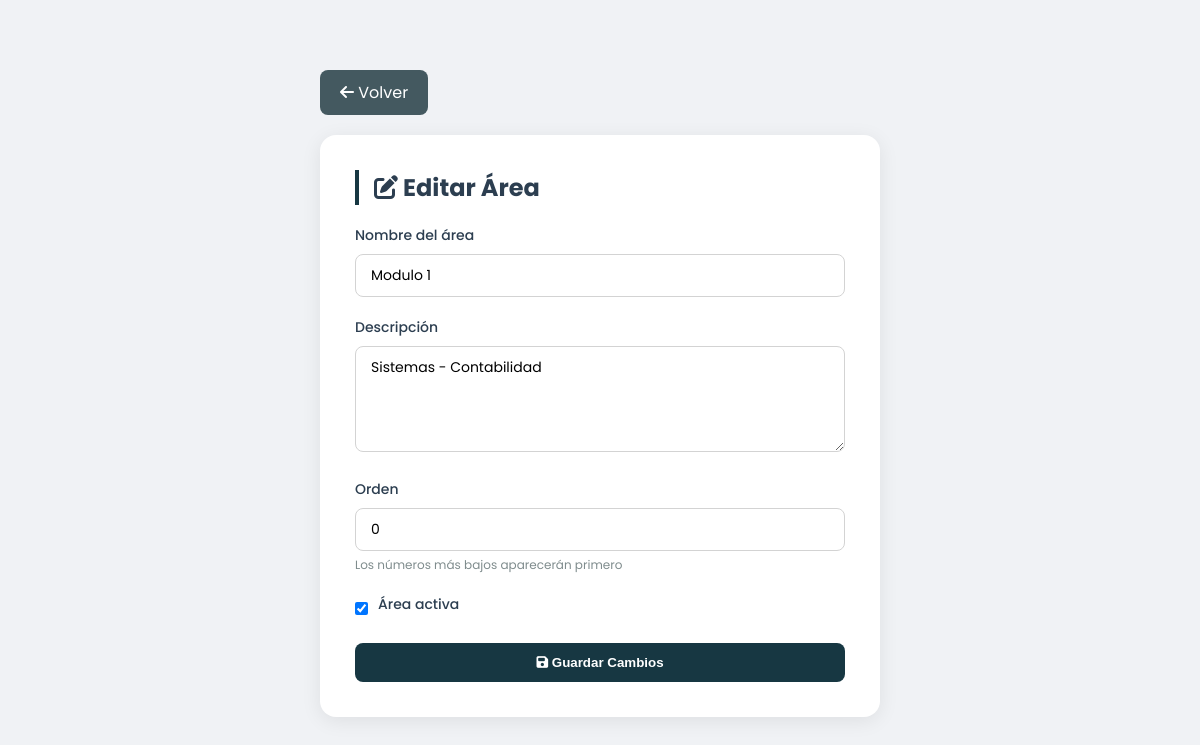
Screenshot of /admin/gestion_humana/induccion/editar_area.php?id=1 (signed in) with the database file from the repository.
### tables this page shows
CREATE TABLE `categorias_gestion_humana` (
  `id` int NOT NULL AUTO_INCREMENT,
  `nombre` varchar(100) NOT NULL,
  `descripcion` text,
  `tipo` enum('area','subarea','carpeta') DEFAULT 'area',
  `orden` int DEFAULT '0',
  `activo` tinyint DEFAULT '1',
  `padre_id` int DEFAULT NULL,
  `fecha_creacion` datetime DEFAULT CURRENT_TIMESTAMP,
  `quiz_url` varchar(500) DEFAULT NULL COMMENT 'URL del formulario de quiz',
  PRIMARY KEY (`id`),
  KEY `padre_id` (`padre_id`),
  CONSTRAINT `categorias_gestion_humana_ibfk_1` FOREIGN KEY (`padre_id`) REFERENCES `categorias_gestion_humana` (`id`) ON DELETE CASCADE
);

### admin/gestion_humana/induccion/editar_area.php (the view, shortened to what this page needs)
<?php
require_once '../../../includes/auth_check.php';
$id = $_GET['id'] ?? 0;
$stmt = $pdo->prepare("SELECT * FROM categorias_gestion_humana WHERE id = ? AND tipo = 'area'");
$stmt->execute([$id]);
$area = $stmt->fetch(PDO::FETCH_ASSOC);
?>
<!DOCTYPE html>
<html lang="es">
<head>
    <link rel="stylesheet" href="https://cdnjs.cloudflare.com/ajax/libs/font-awesome/6.5.1/css/all.min.css">
</head>
<body>
    <div class="container">
        <a href="index.php" class="btn-volver">
            <i class="fas fa-arrow-left"></i> Volver
        </a>
        <div class="card">
            <h2><i class="fas fa-edit"></i> Editar Área</h2>
            <form method="POST" action="">
                <div class="form-group">
                    <label>Nombre del área</label>
                    <input type="text" name="nombre" value="<?php echo htmlspecialchars($area['nombre']); ?>" required>
                </div>
                <div class="form-group">
                    <label>Descripción</label>
                    <textarea name="descripcion" rows="4"><?php echo htmlspecialchars($area['descripcion']); ?></textarea>
                </div>
                <div class="form-group">
                    <label>Orden</label>
                    <input type="number" name="orden" value="<?php echo $area['orden']; ?>">
                    <div class="info-text" style="font-size: 12px; color: #7f8c8d; margin-top: 5px;">
                        Los números más bajos aparecerán primero
                    </div>
                </div>
                <div class="form-group checkbox-group">
                    <input type="checkbox" name="activo" <?php echo $area['activo'] ? 'checked' : ''; ?>>
                    <label>Área activa</label>
                </div>
                <button type="submit" class="btn-guardar">
                    <i class="fas fa-save"></i> Guardar Cambios
                </button>
            </form>
        </div>
    </div>
</body>
</html>

### admin/gestion_humana/induccion/editar_area.php (style rules this page uses)
* { margin: 0; padding: 0; box-sizing: border-box; }
body { font-family: 'Poppins', sans-serif; background: #f0f2f5; color: #2c3e50; }
.container { max-width: 600px; margin: 50px auto; padding: 20px; }
.card { background: white; border-radius: 16px; padding: 35px; box-shadow: 0 4px 20px rgba(0,0,0,0.08); }
.card h2 { margin-bottom: 20px; border-left: 4px solid #173742; padding-left: 15px; }
.form-group { margin-bottom: 20px; }
.form-group label { display: block; margin-bottom: 8px; font-weight: 500; font-size: 14px; }
.form-group input, .form-group textarea { width: 100%; padding: 10px 15px; border: 1px solid #d3d3d3; border-radius: 8px; font-family: 'Poppins', sans-serif; font-size: 14px; }
.form-group textarea { resize: vertical; min-height: 80px; }
.btn-guardar { background: #173742; color: white; border: none; padding: 12px 25px; border-radius: 8px; cursor: pointer; font-weight: 600; width: 100%; transition: all 0.3s; }
.btn-volver { background: #445960; color: white; padding: 10px 20px; text-decoration: none; border-radius: 8px; display: inline-block; margin-bottom: 20px; transition: all 0.3s; }
.checkbox-group { display: flex; align-items: center; gap: 10px; }
.checkbox-group input { width: auto; }

### rows the page displays
categorias_gestion_humana: nombre "Modulo 1", descripcion "Sistemas - Contabilidad", orden "0", activo "☑"
